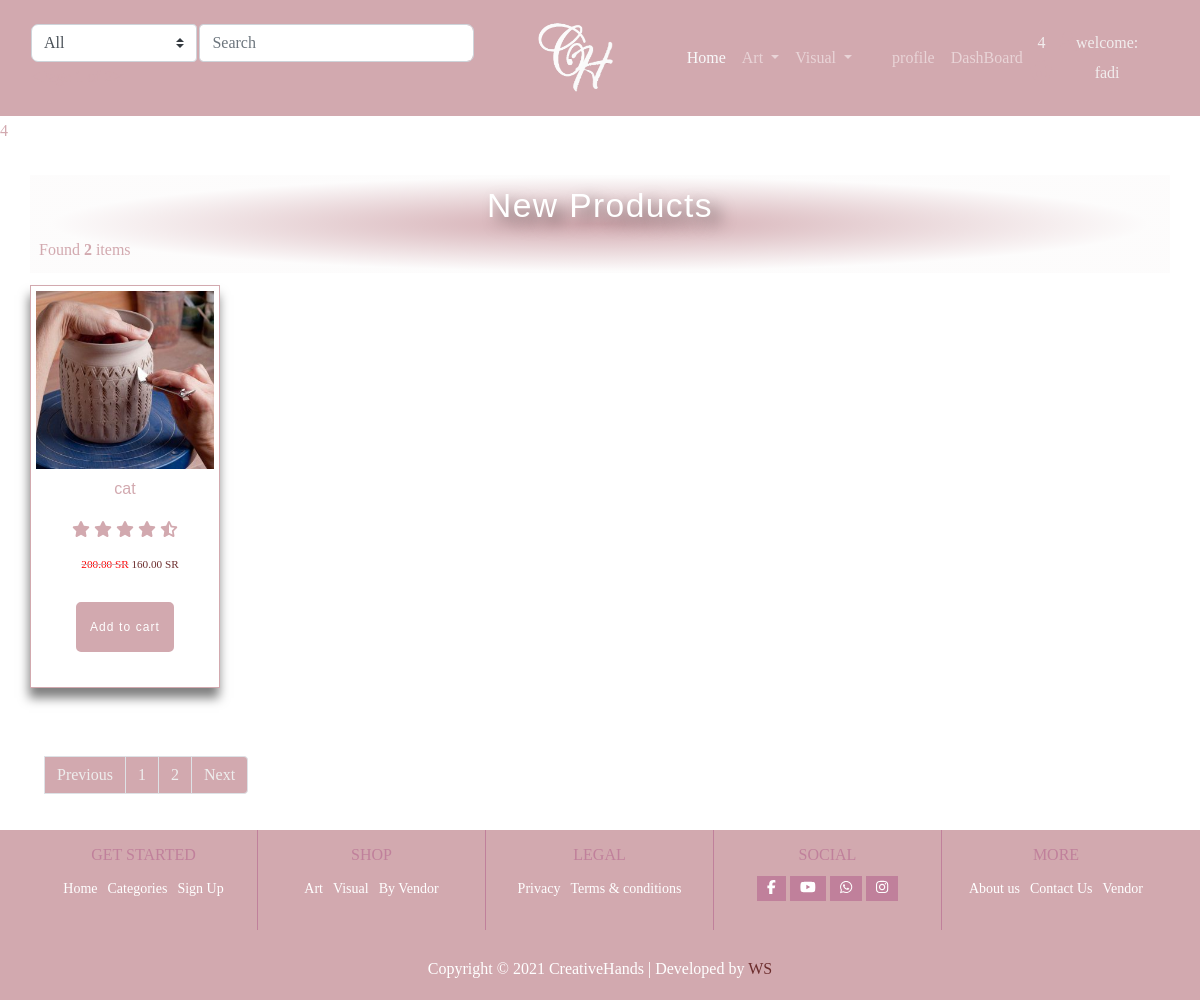
The app's page /product (signed in) with its own data.
### account/models.py (models this page shows, shortened)
class Account(AbstractBaseUser):
    first_name = models.CharField(max_length=50)
    last_name = models.CharField(max_length=50)
    username = models.CharField(max_length=50, unique=True)
    email = models.CharField(max_length=50, unique=True)
    phone_number = models.CharField(max_length=50)
    date_joined = models.DateTimeField(auto_now_add=True)
    last_login = models.DateTimeField(auto_now_add=True)
    is_admin = models.BooleanField(default=False)
    is_staff = models.BooleanField(default=False)
    is_active = models.BooleanField(default=False)
    is_superadmin = models.BooleanField(default=False)
    USERNAME_FIELD = 'email'
    REQUIRED_FIELDS = ['username', 'first_name', 'last_name']
    objects = MyAccountManger()

### product/models.py (models this page shows, shortened)
class Product(models.Model):
    user = models.ForeignKey(User, null=True, on_delete=models.SET_NULL)
    PRDName = models.CharField(max_length=75)
    PRDVandor_Name = models.CharField(max_length=75)
    PRDCategory = models.ForeignKey('Category', on_delete=models.CASCADE, blank=True, null=True)
    PRDIMG = models.ImageField(upload_to='', blank=True, null=True)
    PRDDec = models.TextField(max_length=500)
    PRDBrand = models.ForeignKey('settings.Brand', on_delete=models.CASCADE, blank=True, null=True)
    PRDPrice = models.DecimalField(max_digits=5, decimal_places=2)
    PRDCost = models.DecimalField(max_digits=5, decimal_places=2)
    PRDDisc = models.DecimalField(max_digits=5, decimal_places=2)
    PRDSlug = models.SlugField(blank=True, null=True, allow_unicode=True)
    PRDCreated = models.DateTimeField()
    PRDISNew = models.BooleanField(default=False)
    PRDISbest = models.BooleanField(default=False)
    stock = models.IntegerField(default=0)
    tax = models.DecimalField(max_digits=3, decimal_places=2, default=0.15)
    on_sale = models.BooleanField(default=False)
    sale_date = models.BooleanField(default=True)
    on_sale_start = models.DateField(null=True, blank=True)
    on_sale_ends = models.DateField(null=True, blank=True)
    approved = models.BooleanField(default=False)
    featured = models.BooleanField(default=False)
    limited_products = models.BooleanField(default=False)
    added_date = models.DateTimeField(auto_now_add=True, null=True)
    update_date = models.DateTimeField(auto_now_add=True, null=True)
    weight = models.IntegerField(default=0, null=True)
    length = models.DecimalField(decimal_places=2, default=0, max_digits=100)
    height = models.DecimalField(decimal_places=2, default=0, max_digits=100)
    width = models.DecimalField(decimal_places=2, default=0, max_digits=100)
    def __str__(self):
        return self.PRDName
    def get_absolute_url(self):
        return reverse('products:pro_detail', kwargs={"slug": self.PRDSlug})

### product/views.py (the view)
# urls.py: path('product', views.All_products, name='all_pro'),                     # all products
def All_products(request):
    product_list = Product.objects.all().order_by('id')
    product_count = product_list.count()
    d = Category.objects.all()
    paginator = Paginator(product_list, 1)  # product_list == how many products  display on one page
    page_number = request.GET.get('page')  # get number data
    product_list = paginator.get_page(page_number)
    context = {
        'product_list': product_list,
        'd': d,
        'product_count': product_count,
    }
    return render(request, 'product/all_products.html', context)

### product/templates/product/all_products.html (shortened to what this page needs)
{% extends 'product/base.html' %}
{% load static %}
{% block body%}
<link rel="stylesheet" href="{% static 'css/woocommerce.min.css' %} ">
{{quantity}}
<section class="new-product-section">
    <div class="container">
        <div class="row">
            <div class="heading-title">
                <h2>New Products</h2>
                <span class="mr-md-auto">
                    Found <b>  {{ product_count}} </b> items
                    </span>
            </div>
            <div class="new-product">
                <ul class="product-group">
                    {% for product in product_list %}
                        <li>
                            <div class="product-card">
                                <div class="card-img">
                                    <a href="#"><img class="img-fluid" src="{{product.PRDIMG.url }} "
                                            alt="product-title"></a>
                                </div>
                                <div class="card-content text-center">
                                    <a href=" {{product.get_absolute_url}}">
                                        <h2 class="product-title">{{ product}}</h2>
                                    </a>
                                    <div class="rating">
                                        <span><i class="fas fa-star"></i></span>
                                        <span><i class="fas fa-star"></i></span>
                                        <span><i class="fas fa-star"></i></span>
                                        <span><i class="fas fa-star"></i></span>
                                        <span><i class="fas fa-star-half-alt"></i></span>
                                    </div>
                                    <div class="price-group">
                                      {%if product.PRDDisc > 0 %}
                                            <del><span class="del-price-list">{{ product.PRDPrice}}  SR</span></del>
                                            <ins><span class="price-amount amount">{{ product.PRDDisc}} SR</span>
                                      {% else %}
                                            <ins><span class="price-amount amount">{{ product.PRDDisc}} SR</span>
                                            </ins>
                                      {% endif %}
                                    </div>
                                    <div class="cart-btn"><a class="add-to-cart-btn" href="#">Add to cart</a></div>
                                </div>
                            </div>
                       </li>
                    {% endfor %}
                </ul>
            </div>
        </div>
          <nav aria-label="Page navigation example">
{% if product_list.has_other_pages %}
      <ul class="pagination mt-5 ">
          {% if product_list.has_previous %}
        <li class="page-item"><a class="page-link" href="?page={{ product_list.previous_page_number}} ">Previous</a></li>
          {% else %}
           <li class="page-item"><a class="page-link disables" href="# ">Previous</a></li>
          {% endif %}
          {% for pages in product_list.paginator.page_range %}
             {% if product_list.number == pages %}
               <li class="page-item"><a class="page-link" href="#">{{pages}}</a></li>
             {% else %}
                <li class="page-item"><a class="page-link" href="?page={{pages}}">{{pages}}</a></li>
             {% endif %}
          {% endfor %}
                {% if product_list.has_next %}
                     <li class="page-item"><a class="page-link" href="?page={{ product_list.next_page_number}} ">Next</a></li>
               {% else %}
                     <li class="page-item disables"><a class="page-link" href="# ">Next</a></li>
          {% endif %}
      </ul>
   {% endif %}
</nav>
    </div>
</section>
{% endblock  %}

### product/templates/product/base.html (shortened to what this page needs)
<!DOCTYPE html>
{% load static %}
<html lang="en">
<head>
    <link rel="stylesheet" href="https://cdn.moyasar.com/mpf/1.2.0/moyasar.css">
    <link rel="stylesheet" href="{% static 'css/woocommerce.min.css' %} ">
    <link rel="stylesheet" href="{% static 'css/animate.min.css' %}">
    <link rel="stylesheet" href="{% static 'css/aos2.3.4.css' %}">
    <link rel="stylesheet" href="{% static 'css/linearicons.css' %}">
    <link rel="stylesheet" href="{% static 'css/elementor-icons.min.css' %}">
    <link rel="stylesheet" href="{% static 'css/fontawesome.css' %}">
    <link rel="stylesheet" href="{% static 'css/owl.theme.default.min.css' %}">
    <link rel="stylesheet" href="{% static 'css/slick.min.css' %}">
    <link rel="stylesheet" href="{% static 'css/owl.carousel.css' %}">
    <link rel="stylesheet" href="{% static 'css/bootstrap.min.css' %} ">
    <link rel="stylesheet" href="{% static 'css/woocommerce.min.css' %} ">
    <link rel="stylesheet" href="{% static 'css/style.css' %} ">
</head>
<nav class="navbar navbar-expand-lg navbar-dark bg-brand pr-5">
    <div class="navbar-nav col-lg-2 col-sm-12 order-lg-1 text-center">
        <a href="#" class="navbar-brand mx-auto"><img class="logo animate__animated  animate__fadeIn animate__slower"
                                                      src="{% static 'images/logo.png' %}" width="80px" alt=""/></a>
    </div>
    <div class="navbar-nav col-lg-5 col-sm-12 order-lg-2" style="margin: 20px 0">
        <div class="container-fluid p-0 justify-content-center">
            <div class="navbar-nav col-4 col-lg-1 order-lg-3 justify-content-center text-center ">
                <a href="{% url 'account:register' %}" class="nav-item">
                    <i class="fas fa-user " style="font-size: 20px" data-toggle="modal" data-target="#cartModal"
                       value="5">
                    </i>
                </a>
                <span class="price mr-4"> welcome: {{ user.username}}</span>
            </div>
            <div class="navbar-nav col-4 col-lg-3 order-lg-2 justify-content-center text-center p-0 cart-info "
                 id="cart-info">
                <a href="{% url 'cart:checkout'%}" class="nav-item " data-toggle="modal" data-target="#cartModal">
                    <span class="price  ">{{cart_count}}</span>
                    <br>
                    <i class="fas fa-shopping-basket" style="font-size: 20px" data-toggle="modal"
                       data-target="#cartModal" value="5">
                    </i>
                </a>
            </div>
            <div class="navbar-nav col-4 col-lg-8 order-lg-1 text-center p-0 ">
                <div class="toggle-menu animate__animated  navbar-collapse justify-content-end mr-4" id="toggle-menu">
                    <ul class="navbar-nav mr-5">
                        <li class="nav-item active">
                            <a class="nav-link text-light " href="/">Home <span class="sr-only">(current)</span></a>
                        </li>
                        <li class="nav-item dropdown">
                            <a class="nav-link dropdown-toggle " href="#" id="navbarDropdown" role="button"
                               data-toggle="dropdown" aria-haspopup="true" aria-expanded="false">
                                Art
                            </a>
                        </li>
                        <li class="nav-item dropdown">
                            <a class="nav-link dropdown-toggle mr-4" href="#" id="navbarDropdown" role="button"
                               data-toggle="dropdown" aria-haspopup="true" aria-expanded="false">
                                Visual
                            </a>
                        </li>
                        <li class="nav-item ">
                            {% if user.id is not None%}
                            <a class="nav-link " href="/">profile <span class="sr-only">(current)</span></a>
                        </li>
                        <li class="nav-item ">
                            <a class="nav-link  " href="/">DashBoard <span class="sr-only">(current)</span></a>
                        </li>
                        {% endif %}
                    </ul>
                </div>
            </div>
        </div>
    </div>
    <div class="col-lg-5 col-sm-12 order-lg-0">
        <form class="form-inline" action="{% url 'products:search' %}" method="GET">
            <select name="catid" id='query' class="select_search custom-select" id="inputGroupSelect01">
                <option value="0">All</option>
            </select>
            <input name="query" id="'query" type="search" class="search_text form-control" placeholder="Search"/>
        </form>
    </div>
</nav>
{% block body %}
{% endblock %}
<footer>
    <section class="footer-section">
        <div class="container">
            <div class="row">
                <div class="footer-grid">
                    <div class="footer-col">
                        <h4 class="footer-title">
                            Get Started
                        </h4>
                        <div class="footer-menu">
                            <a href="/">Home</a>
                            <a href="#">Categories</a>
                            <a href="#">Sign Up</a>
                        </div>
                    </div>
                    <div class="footer-col">
                        <h4 class="footer-title">
                            Shop
                        </h4>
                        <div class="footer-menu">
                            <a href="#">Art</a>
                            <a href="#">Visual</a>
                            <a href="#">By Vendor</a>
                        </div>
                    </div>
                    <div class="footer-col">
                        <h4 class="footer-title">
                            Legal
                        </h4>
                        <div class="footer-menu">
                            <a href="#">Privacy</a>
                            <a href="#">Terms & conditions</a>
                        </div>
                    </div>
                    <div class="footer-col">
                        <h4 class="footer-title">
                            Social
                        </h4>
                        <div class="footer-menu social">
                            <a href="#"><i class="fab fa-facebook-f"></i></a>
                            <a href="#"><i class="fab fa-youtube"></i></a>
                            <a href="#"><i class="fab fa-whatsapp "></i></a>
                            <a href="#"><i class="fab  fa-instagram "></i></a>
                        </div>
                    </div>
                    <div class="footer-col">
                        <h4 class="footer-title">
                            More
                        </h4>
                        <div class="footer-menu">
                            <a href="#">About us</a>
                            <a href="#">Contact Us</a>
                            <a href="#">Vendor</a>
                        </div>
                    </div>
                </div>
            </div>
            <div class="row mt-4">
                <div class="col-12">
                    <div class="copyright">
                        <p class="footer-copyright">Copyright &copy; 2021 CreativeHands | Developed by <a
                                href="https://wahednur.com">WS</a></p>
                    </div>
                </div>
            </div>
        </div>
    </section>
</footer>
</html>

### records on screen
Account: username "fadi"
Product: PRDIMG (picture), PRDName "cat", PRDPrice "200.00", PRDDisc "160.00"

### other values on screen
{{ cart_count }} "4"
{{ quantity }} "4"
{{ product_count }} "2"
{{ pages }} "1"
{{ pages }} "2"
